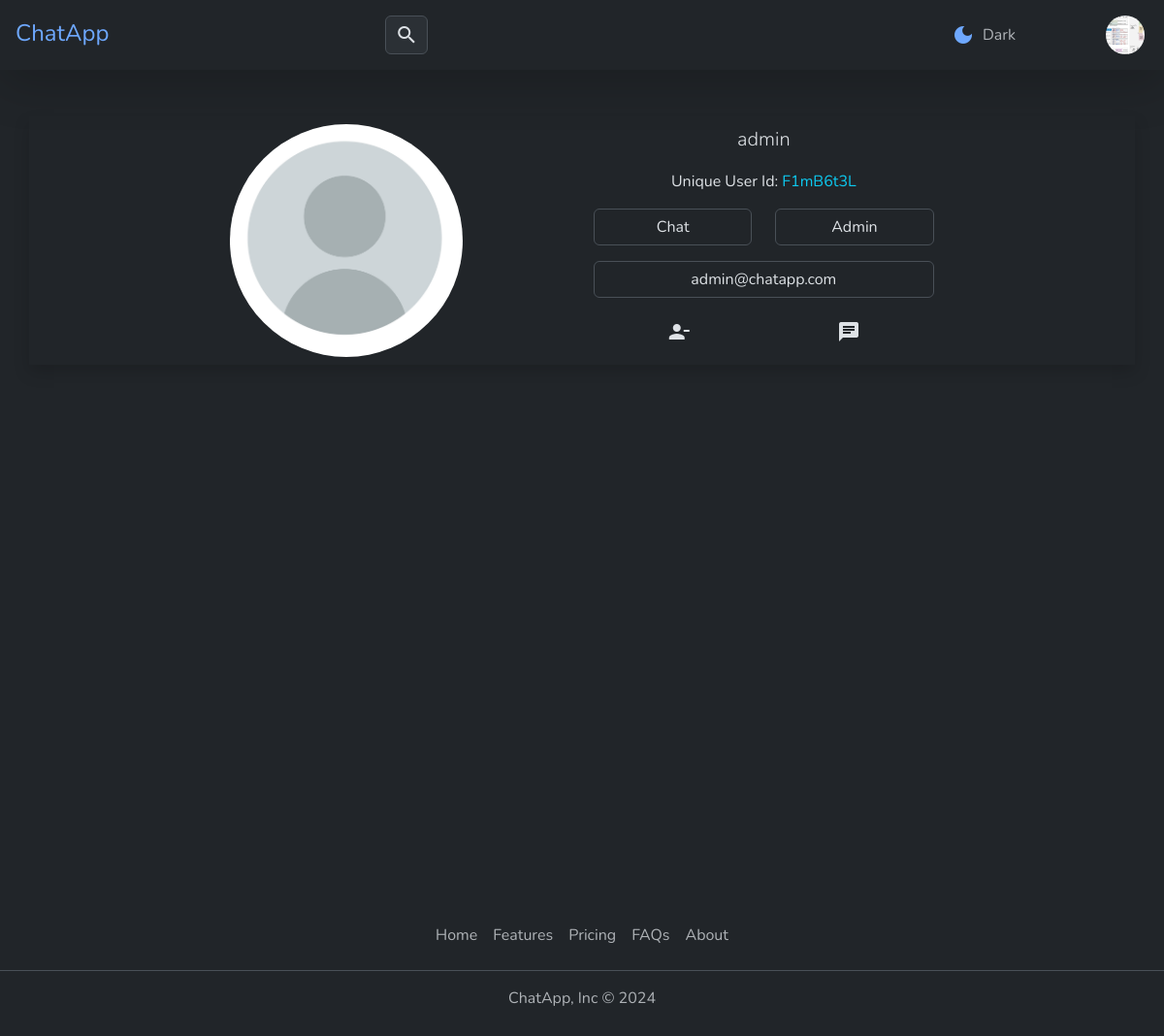
Before: /account/profile/admin/ (signed in) with the older database file.
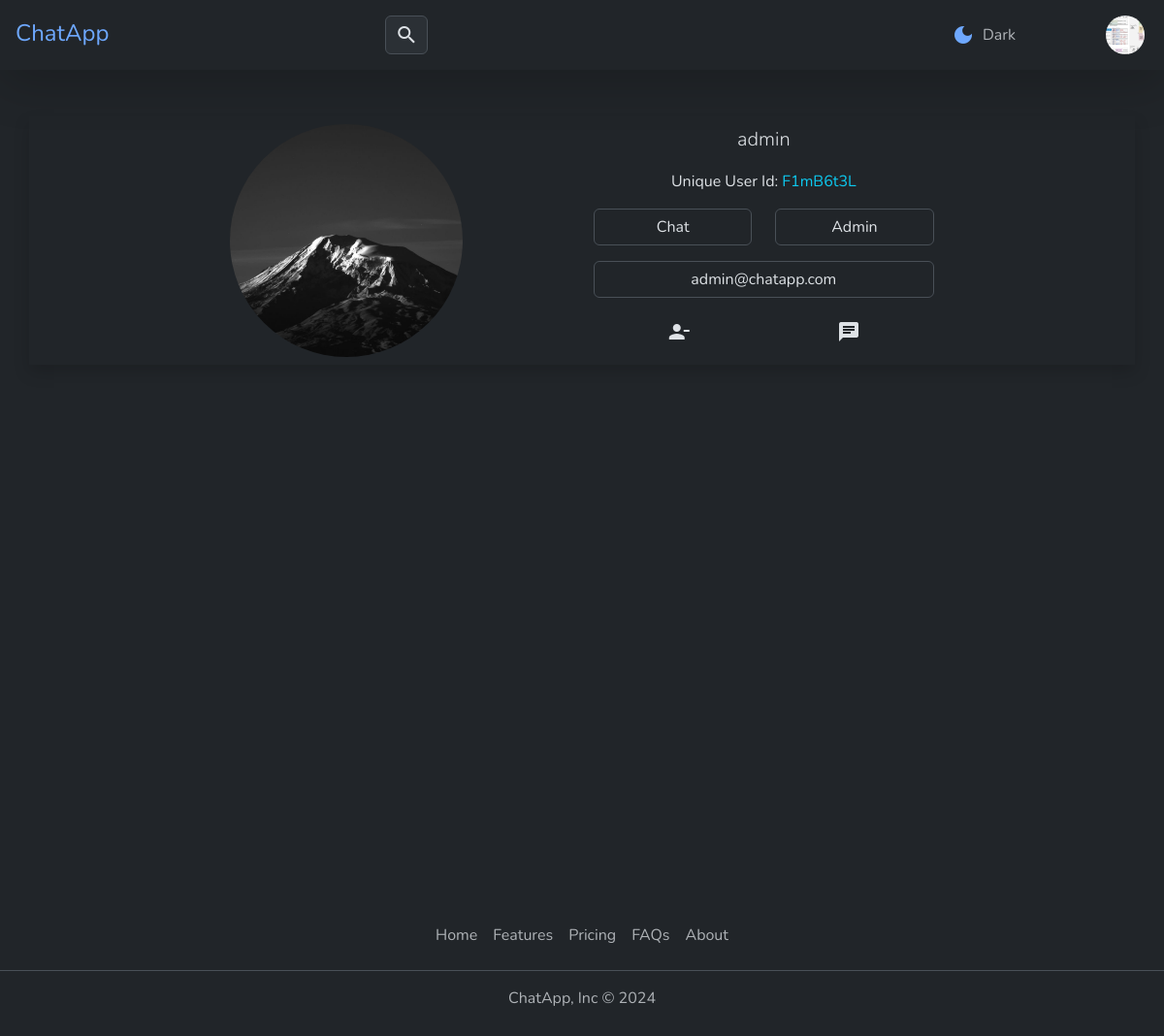
After: the same page with the newer database file.
### account/models.py (models this page shows, shortened)
class UserAccount(AbstractBaseUser):
    id = models.CharField(
            max_length=8,
            primary_key=True,
            default=generate_unique_username
    )
    first_name = models.CharField(
        max_length=10,
        blank=False,
        null=False
    )
    last_name = models.CharField(
        max_length=10,
        blank=False,
        null=False
    )
    username = models.CharField(max_length=30, unique=True)
    email = models.EmailField(
        verbose_name="email",
        max_length=60,
        unique=True
    )
    date_joined = models.DateTimeField(
        verbose_name='date joined',
        auto_now_add=True,
        editable=False
    )
    last_login = models.DateTimeField(
        verbose_name='last login',
        auto_now=True
    )
    is_admin = models.BooleanField(default=False)
    is_active = models.BooleanField(default=True)
    is_staff = models.BooleanField(default=False)
    is_superuser = models.BooleanField(default=False)
    profile_image = models.ImageField(
        max_length=255,
        upload_to=get_profile_image_filepath,
        default=get_profile_image,
        null=True,
        blank=True
    )
    USERNAME_FIELD = 'username'
    REQUIRED_FIELDS = ['email']
    objects = UserAccountManager()

### account/views.py (the view)
class ProfileView(LoginRequiredMixin, DetailView):
    model = User
    template_name = 'account/profile.html'
    context_object_name = 'user_profile'
    slug_field = 'username'
    slug_url_kwarg = 'username'
    def get_object(self):
        username = self.kwargs.get('username')
        try:
            return User.objects.get(username=username)
        except User.DoesNotExist:
            raise Http404("User does not exist")
    def get_context_data(self, **kwargs):
        user = self.get_object()
        context = super().get_context_data(**kwargs)
        user_acc = Friend.objects.get_or_create(user=user)
        context['friends_count'] = user_acc[0].friends.count()
        context['user'] = user
        return context

### account/templates/account/profile.html (shortened to what this page needs)
{% extends "base.html" %}
{% load static %}
{% block content %}
<div class="container h-full">
	<div class="row mt-5 justify-content-center h-100 shadow p-2">
		<div class="col-md-6 col-lg-4 col-12">
			<div class="d-flex justify-content-center justify-content-md-start">
				<div style="width: 30dvh; height: 30dvh;">
					<img class="rounded-circle img_edit w-100 h-100" src="{{ user.profile_image.url }}"
						alt="Profile Image" loading="lazy">
				</div>
			</div>
		</div>
		<div class="col-md-6 col-lg-4 col-10 text-center">
			<div class="h-100 w-100 d-md-flex d-lg-flex flex-column justify-content-center user-select-none">
				<div class="d-flex align-items-center justify-content-center mb-3">
					<p class="lead mt-2 mt-md-0 mb-0 mt-lg-0 w-100">
						{{ user.username }}
					</p>
				</div>
				<p>Unique User Id:
					<span class="text-info">{{ user.id }}</span>
				</p>
				<div class="row">
					<div class="col">
						<span class="form-control">{{ user.first_name }}</span>
					</div>
					<div class="col">
						<span class="form-control">{{ user.last_name }}</span>
					</div>
				</div>
				<div class="form-group mt-3">
					<span type="email" class="form-control">{{ user.email }}</span>
				</div>
				{% if user.id == request.user.id %}
				<div class="form-group mt-3">
					<a href="{% url 'friend:all' %}" class="float-start">
						<button type="button" class="btn btn-primary position-relative">My Friends
							<span class="position-absolute top-0 start-100 translate-middle badge rounded-pill bg-white text-primary">{{friends_count}}</span>
						</button>
					</a>
					<a href="{% url 'account:password_change' %}" class="float-end">
						<button type="button" class="btn btn-warning">Change Password</button>
					</a>
				</div>
				{% else %}
				<div class="form-group mt-3 d-flex justify-content-around">
					<button type="button" class="btn">
						<span class="material-icons" data-bs-toggle="tooltip" data-bs-placement="left" title="UnFriend {{user.username}}">person_remove</span>
					</button>
					<button type="button" class="btn">
						<span class="material-icons" data-bs-toggle="tooltip" data-bs-placement="right" title="Chat">chat</span>
					</button>
				</div>
				{% endif %}
			</div>
		</div>
	</div>
</div>
{% endblock content %}

### templates/base.html (shortened to what this page needs)
{% load static %}
<!DOCTYPE html>
<html lang="en" data-bs-theme="dark">
<head>
	<link media="screen" href="https://cdn.jsdelivr.net/npm/bootstrap@5.3.3/dist/css/bootstrap.min.css" rel="stylesheet"
>
</head>
<body>
	{% include "snippets/header.html" %}
	{% block content %}{% endblock %}
	{% include "snippets/footer.html" %}
</body>
</html>

### templates/snippets/header.html (shortened to what this page needs)
{% load static %}
<header class="p-3 shadow-lg mb-3 sticky-top z-3 bg-dark">
	<div class="bs5-container-fluid">
		<div class="row justify-content-between align-items-center">
			<div class="col-md-6 col-lg-6 col-12 d-flex flex-md-row flex-lg-row flex-row justify-content-between justify-content-md-start justify-content-lg-between mb-md-0 mb-lg-0 mb-3">
				<a class="fs-4 me-md-5 me-lg-5 mb-md-0 mb-lg-0" href="/">ChatApp</a>
				<form class="col-8 col-md-6 col-lg-4" role="search" method="post">
					<div class="input-group">
						<div class="input-group-text user-select-none pb-0 px-2">
							<button role="button" type="submit" class="btn btn-sm p-0">
								<span class="material-icons">search</span>
							</button>
						</div>
					</div>
				</form>
			</div>
			<div class="col-md-4 col-lg-3 col-12 d-flex flex-row justify-content-between align-items-center user-select-none px-3">
				<a class="d-flex align-items-center justify-content-md-end justify-content-lg-end switch-theme w-50">
					<span class="material-icons me-2">dark_mode</span>
					<span class="text-body-secondary fs-6">Dark</span>
				</a>
				{% if request.user.is_authenticated %}
				<div class="dropdown text-end">
					<a href="#" class="d-block link-body-emphasis text-decoration-none dropdown-toggle"
						data-bs-toggle="dropdown" aria-expanded="false">
						<img src="{{request.user.profile_image.url}}" alt="User Profile Image" width="40" height="40"
							class="rounded-circle" />
					</a>
				</div>
			</div>
			{% endif %}
		</div>
	</div>
</header>

### templates/snippets/footer.html (shortened to what this page needs)
<footer class="pb-3 my-4 mb-0 pb-0">
	<ul class="nav justify-content-center border-bottom pb-3 mb-3">
		<li class="nav-item"><a href="{% url 'home' %}" class="nav-link px-2 text-body-secondary">Home</a></li>
		<li class="nav-item"><a href="#" class="nav-link px-2 text-body-secondary">Features</a></li>
		<li class="nav-item"><a href="#" class="nav-link px-2 text-body-secondary">Pricing</a></li>
		<li class="nav-item"><a href="#" class="nav-link px-2 text-body-secondary">FAQs</a></li>
		<li class="nav-item"><a href="#" class="nav-link px-2 text-body-secondary">About</a></li>
	</ul>
	<p class="text-center text-body-secondary year">ChatApp, Inc</p>
</footer>

### templates/base.html (style rules this page uses)
* { font-family: "Nunito", sans-serif; }
a { cursor: pointer !important; text-decoration: none !important; }
div.h-full { min-height: 100dvh !important; }

### templates/snippets/header.html (style rules this page uses)
.dropdown-toggle::after { display: none; }

### account/templates/account/profile.html (style rules this page uses)
div.container { min-height: 100dvh; }

Changed rows visible on the page:
changed UserAccount "admin": profile_image: picture added in place of a placeholder
